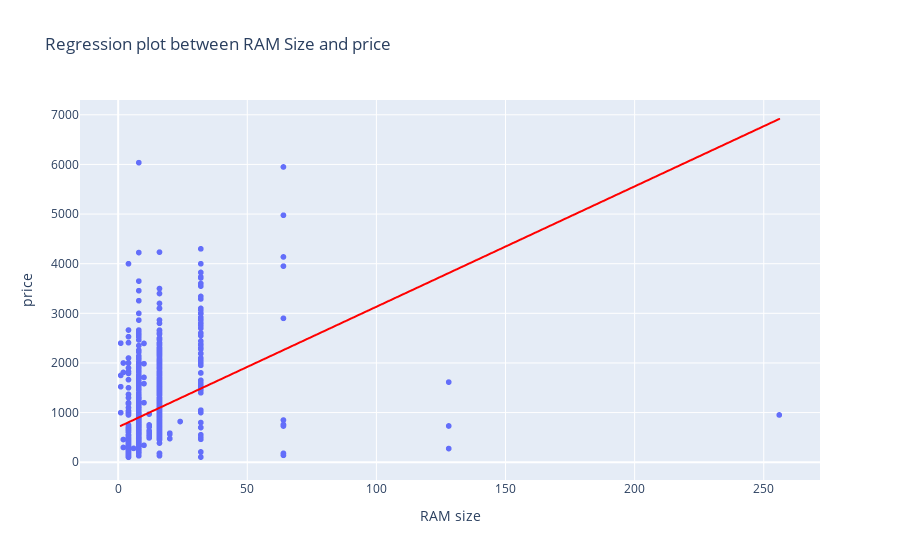

Notebook cell for this chart:
### Markdown cell above
**Biểu đồ regression plot thể hiện mối quan hệ tương quan giữa 2 biến 'RAM size' và biến 'price'.**

### Code cell
px.scatter(data, x='RAM size', y='price', title='Regression plot between RAM Size and price', trendline='ols', trendline_color_override='red').show()

### Figure 1 — Plotly figure (JSON) as saved in the notebook; plotly's stock layout.template omitted (floating-point values rounded to 4 significant figures; data arrays with more than 128 entries replaced by an {"elided": "..."} marker saying what was removed)
{"data": [{"hovertemplate": "RAM size=%{x}<br>price=%{y}<extra></extra>", "legendgroup": "", "marker": {"color": "#636efa", "symbol": "circle"}, "mode": "markers", "name": "", "showlegend": false, "type": "scattergl", "x": {"elided": "1145 int values"}, "xaxis": "x", "y": {"elided": "1145 int values"}, "yaxis": "y"}, {"hovertemplate": "<b>OLS trendline</b><br>price = 24.2484 * RAM size + 707.863<br>R<sup>2</sup>=0.145321<br><br>RAM size=%{x}<br>price=%{y} <b>(trend)</b><extra></extra>", "legendgroup": "", "line": {"color": "red"}, "marker": {"color": "#636efa", "symbol": "circle"}, "mode": "lines", "name": "", "showlegend": false, "type": "scattergl", "x": {"elided": "1145 int values"}, "xaxis": "x", "y": {"elided": "1145 float values"}, "yaxis": "y"}], "layout": {"legend": {"tracegroupgap": 0}, "title": {"text": "Regression plot between RAM Size and price"}, "xaxis": {"anchor": "y", "domain": [0, 1], "title": {"text": "RAM size"}}, "yaxis": {"anchor": "x", "domain": [0, 1], "title": {"text": "price"}}}}
